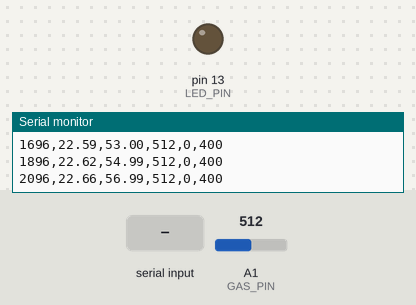
This sketch was run on a simulated Arduino Uno, built with avr-gcc and run on an emulated ATmega328P. Parts: output pins drawn as LEDs (lit = HIGH), the last lines printed to the serial monitor. The inputs (shaded band) are chosen by the test bench; at power-on: A1 (GAS_PIN) = 512. Random numbers use the default seed unless the sketch sets one.

Above: at 2.2 s.
2.3 s: A1 (GAS_PIN) set to 592
At 3.7 s:
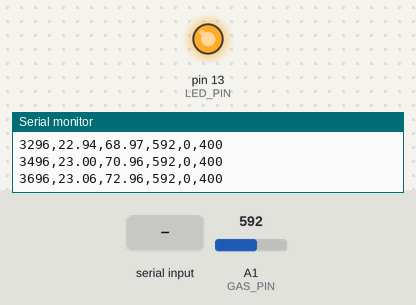
5.3 s: A1 (GAS_PIN) set to 611
8.3 s: "STATUS\n" received over Serial
11.3 s: "HELP\n" received over Serial
14.3 s: "SET  45\n" received over Serial
Timing chart, 0 to 18.3 s (numbered marks = the images above; inputs shaded):
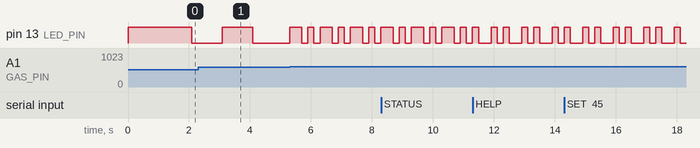

The sketch:

mars_sentinel_simplified.ino
```cpp
/*
 * MARS-SENTINEL Simplified Firmware
 * Only uses CONFIRMED working sensors + simulated data for missing ones
 *
 * CONFIRMED HARDWARE:
 * - Gas Sensor: A1 (WORKING - shows 0-800+ ppm)
 *
 * SIMULATED (not physically connected):
 * - Temperature/Humidity (realistic simulation)
 * - Distance (fixed at 400cm since ultrasonic not connected)
 * - IR sensor (simulated)
 */

// Pin definitions - ONLY for confirmed working sensors
#define GAS_PIN A1
#define LED_PIN 13  // Built-in LED for status

// Timing
unsigned long lastSensorRead = 0;
const unsigned long SENSOR_INTERVAL = 200; // 200ms

// Simulation variables for missing sensors
float simTemp = 22.5;      // Start at room temperature
float simHumidity = 45.0;  // Start at comfortable humidity
unsigned long lastSimUpdate = 0;

// Thresholds
struct Thresholds {
  float tempHigh = 45.0;
  float tempWarn = 35.0;
  float humidHigh = 85.0;
  float humidWarn = 70.0;
  int gasHigh = 600;
  int gasWarn = 300;
  int distanceWarn = 50;
  int distanceDanger = 20;
  int irDanger = 1;
} thresholds;

// System state
enum SystemStatus { STATUS_OK, STATUS_WARN, STATUS_DANGER };
SystemStatus currentStatus = STATUS_OK;

void setup() {
  Serial.begin(9600);

  // Configure pins
  pinMode(GAS_PIN, INPUT);
  pinMode(LED_PIN, OUTPUT);

  // Initial state
  digitalWrite(LED_PIN, HIGH);

  Serial.println("MARS-SENTINEL System Initialized (Simplified Mode)");
  Serial.println("Using: Real Gas Sensor + Simulated Temperature/Humidity");
  Serial.println("Format: timestamp,temp,humidity,gas,ir,distance");

  delay(1000);
}

void loop() {
  unsigned long currentTime = millis();

  // Read sensors at specified interval
  if (currentTime - lastSensorRead >= SENSOR_INTERVAL) {
    readAndProcessSensors();
    lastSensorRead = currentTime;
  }

  // Check for incoming serial commands
  if (Serial.available()) {
    processSerialCommand();
  }
}

void readAndProcessSensors() {
  // Read REAL gas sensor (confirmed working)
  int gasLevel = analogRead(GAS_PIN);

  // Generate realistic simulated temperature and humidity
  updateSimulatedEnvironment();

  // Fixed values for missing sensors
  int irDetection = 0;      // No IR sensor
  long distance = 400;      // No ultrasonic sensor

  // Determine system status based on real gas sensor
  SystemStatus newStatus = evaluateStatus(simTemp, simHumidity, gasLevel, irDetection, distance);

  // Update status LED
  updateStatusLED(newStatus);
  currentStatus = newStatus;

  // Send data via serial in CSV format (same as original)
  Serial.print(millis());
  Serial.print(",");
  Serial.print(simTemp, 2);
  Serial.print(",");
  Serial.print(simHumidity, 2);
  Serial.print(",");
  Serial.print(gasLevel);
  Serial.print(",");
  Serial.print(irDetection);
  Serial.print(",");
  Serial.println(distance);
}

void updateSimulatedEnvironment() {
  unsigned long currentTime = millis();

  // Update simulated values every 10 seconds with realistic variations
  if (currentTime - lastSimUpdate > 10000) {
    // Temperature: gentle variations around room temperature
    simTemp += (random(-100, 101) / 100.0); // ±1°C random walk
    simTemp = constrain(simTemp, 18.0, 28.0); // Keep in realistic range

    // Humidity: gentle variations around comfortable level
    simHumidity += (random(-200, 201) / 100.0); // ±2% random walk
    simHumidity = constrain(simHumidity, 35.0, 65.0); // Keep in comfortable range

    lastSimUpdate = currentTime;
  }

  // Add small real-time variations
  float tempVariation = sin(currentTime / 30000.0) * 0.5; // Slow sine wave ±0.5°C
  float humidVariation = cos(currentTime / 45000.0) * 2.0; // Slow cosine ±2%

  simTemp += tempVariation;
  simHumidity += humidVariation;
}

SystemStatus evaluateStatus(float temp, float humidity, int gas, int ir, long distance) {
  SystemStatus status = STATUS_OK;

  // Temperature checks
  if (temp > thresholds.tempHigh) {
    status = STATUS_DANGER;
  } else if (temp > thresholds.tempWarn && status != STATUS_DANGER) {
    status = STATUS_WARN;
  }

  // Humidity checks
  if (humidity > thresholds.humidHigh) {
    status = STATUS_DANGER;
  } else if (humidity > thresholds.humidWarn && status != STATUS_DANGER) {
    status = STATUS_WARN;
  }

  // Gas level checks (REAL SENSOR)
  if (gas > thresholds.gasHigh) {
    status = STATUS_DANGER;
  } else if (gas > thresholds.gasWarn && status != STATUS_DANGER) {
    status = STATUS_WARN;
  }

  return status;
}

void updateStatusLED(SystemStatus status) {
  switch (status) {
    case STATUS_OK:
      digitalWrite(LED_PIN, HIGH); // Solid on = OK
      break;

    case STATUS_WARN:
      // Slow blink for warning
      digitalWrite(LED_PIN, (millis() / 1000) % 2);
      break;

    case STATUS_DANGER:
      // Fast blink for danger
      digitalWrite(LED_PIN, (millis() / 250) % 2);
      break;
  }
}

void processSerialCommand() {
  String command = Serial.readStringUntil('\n');
  command.trim();

  if (command.startsWith("SET ")) {
    // Parse threshold update commands
    int spaceIndex = command.indexOf(' ', 4);
    if (spaceIndex > 0) {
      String parameter = command.substring(4, spaceIndex);
      float value = command.substring(spaceIndex + 1).toFloat();

      if (parameter == "TEMP_HIGH") {
        thresholds.tempHigh = value;
        Serial.println("OK: TEMP_HIGH updated to " + String(value));
      } else if (parameter == "GAS_HIGH") {
        thresholds.gasHigh = (int)value;
        Serial.println("OK: GAS_HIGH updated to " + String((int)value));
      } else if (parameter == "GAS_WARN") {
        thresholds.gasWarn = (int)value;
        Serial.println("OK: GAS_WARN updated to " + String((int)value));
      } else {
        Serial.println("ERROR: Unknown parameter " + parameter);
      }
    }
  } else if (command == "STATUS") {
    Serial.println("System Status: " + String(currentStatus == STATUS_OK ? "OK" :
                                              currentStatus == STATUS_WARN ? "WARN" : "DANGER"));
    Serial.println("Real Gas Sensor: " + String(analogRead(GAS_PIN)) + " (Pin A1)");
    Serial.println("Simulated Temp: " + String(simTemp) + "°C");
    Serial.println("Simulated Humidity: " + String(simHumidity) + "%");
  } else if (command == "HELP") {
    Serial.println("MARS-SENTINEL Simplified Commands:");
    Serial.println("SET GAS_HIGH <value> - Set gas danger threshold");
    Serial.println("SET GAS_WARN <value> - Set gas warning threshold");
    Serial.println("STATUS - Get current system status");
    Serial.println("HELP - Show this help");
    Serial.println("NOTE: Only gas sensor (A1) is real hardware");
  }
}
```

Measured:
- by itself, pin 13 (LED_PIN): repeats every 1.0 s: LOW 0.40 s, HIGH 0.20 s, LOW 0.20 s, HIGH 0.20 s
